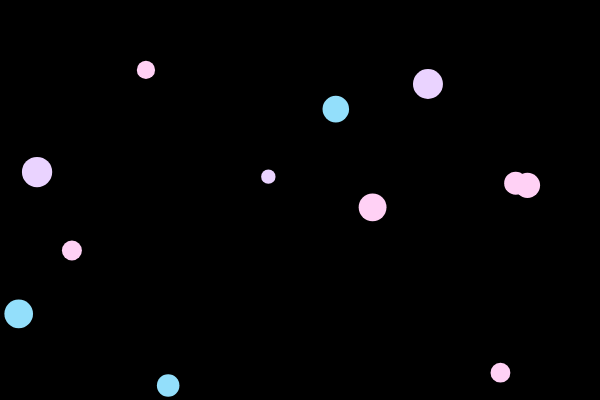
Frame 1 (no input)
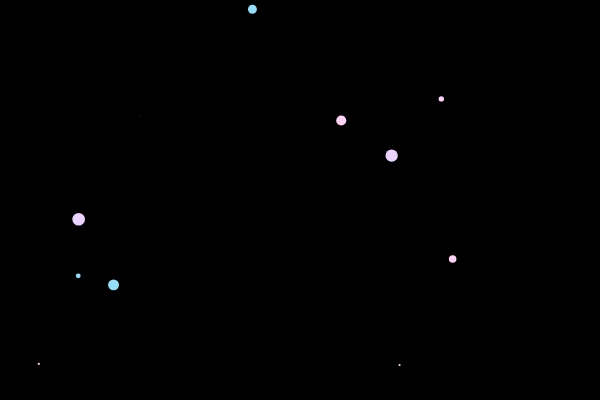
Frame 60 (no input)
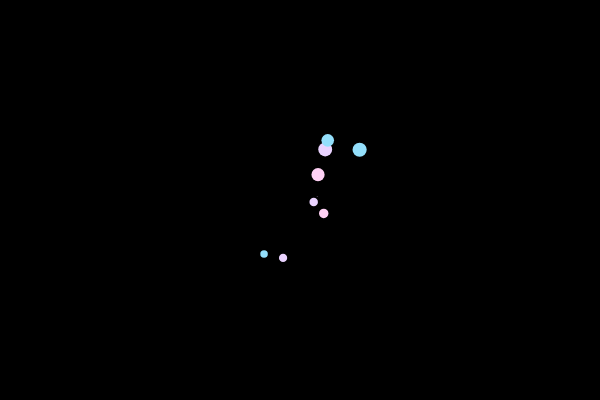
Frame 120 (the mouse pressed at the canvas centre since frame 60)

The p5.js sketch that drew these frames (run headless with seeded random() and noise() and a simulated clock; from frame 60 on, the mouse is pressed at the canvas centre):

// p5.js sketch
// ── sketch.js
// DM2008 — Activity 4b [Guided]
// Objects in Motion (50 min)
//
// You have a working Agent class to start with — your job is to bring it to life.
// Each agent moves, changes over time, and is drawn to the screen.
// Mouse click adds a new agent. C clears them all.
//
// Things to try:
// - Change the starting values (size, speed, color) to see what happens
// - Make agents bounce instead of wrap — what needs to change?
// - Add a second method to your class beyond update() and show()
//
// Stretch: give each agent a lifespan — shrink or fade it over time, then remove it.
// Hint: a backward loop lets you safely splice items while iterating.

let palette = ["#ead3ff", "#93dffb", "#ffd1f5"];

let agents = [];
const NUM_START = 12;

function setup() {
  createCanvas(600, 400);
  noStroke();

  for (let i = 0; i < NUM_START; i++) {
    let x = random(width);
    let y = random(height);
    let sz = random(12, 36);
    let speedX = random(-2, 2);
    let speedY = random(-2, 2);
    agents.push(new Agent(x, y, sz, speedX, speedY, random(palette)));
  }
}

function draw() {
  background(0);

  for (let i = 0; i < agents.length; i++) {
    agents[i].update();
    agents[i].show();
  }

  for (let i = agents.length - 1; i >= 0; i--) {
    agents[i].shrink();
    if (agents[i].sz <= 0) {
      agents.splice(i, 1);
    }
  }
 
}

function mousePressed() {
  let more = 10;
  for (let i = 0; i < more; i++) {
    let sz = random(16, 40);
    let angle = random(TWO_PI);              
    let speedX = random(-1, 1);
    let speedY = random(-1, 1);
    agents.push(new Agent(mouseX, mouseY, sz, speedX, speedY, random(palette)));
  }
}

function keyPressed() {
  // Replacing the array with an empty one effectively clears all agents
  if (key == "C" || key == "c") {
    agents = [];
  }
}

class Agent {
  constructor(x, y, sz, speedX, speedY, col) {
    this.x = x;
    this.y = y;
    this.sz = sz;
    this.dx = speedX;
    this.dy = speedY;
    this.col = col; // a color value that will change over time
    // What else might your agent need to know about itself?
  }

  shrink() {
    this.sz -= 0.3;
  }

  update() {
    // Position changes by speed each frame — can you see why?
    this.x += this.dx;
    this.y += this.dy;

    // This is a property changing over time — try changing size or speed instead
    // this.col = (this.col + 1) % 255;
    this.dz = (this.dx + 3);

    // This wraps agents around the edges — could you make them bounce instead?
  if (this.x + this.sz / 2 > width) { 
    this.dx *= -1;                
  }
  if (this.x - this.sz / 2 < 0) {
    this.dx *= -1;
  }
  if (this.y + this.sz / 2 > height) {
    this.dy *= -1;
  }
  if (this.y - this.sz / 2 < 0) {
    this.dy *= -1;
  }
  }

  show() {
  // this.col drives the color shift — how could you use your other properties here?
  fill(this.col);
  ellipse(this.x, this.y, this.sz);
  }
}
